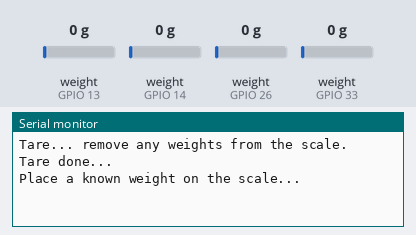
Recording of a sketch running on a simulated ESP32. Shown: the last lines printed to the serial monitor. Inputs (shaded band) come from the test bench; at power-on: weight on the scale (sensors on GPIO 14, GPIO 13, GPIO 26, GPIO 33) 0 g.

Above: at 16.8 s.
16.9 s: weight on the scale (sensor on GPIO 14) set to 100 g
At 22.5 s:
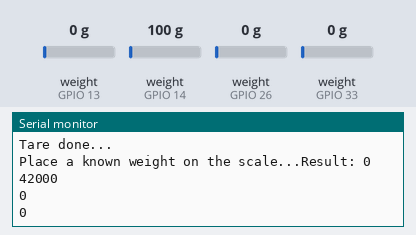
At 24.5 s:
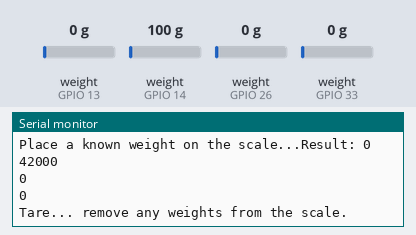

The sketch:

Scale_Callibration.ino
```cpp
#include <Arduino.h>
#include "HX711.h"

// HX711 circuit wiring
const int LOADCELL_DOUT_PIN_A = 13;
const int LOADCELL_SCK_PIN_A = 12;

const int LOADCELL_DOUT_PIN_B = 14;
const int LOADCELL_SCK_PIN_B = 27;

const int LOADCELL_DOUT_PIN_C = 26;
const int LOADCELL_SCK_PIN_C = 25;

const int LOADCELL_DOUT_PIN_D = 33;
const int LOADCELL_SCK_PIN_D = 32;

HX711 scaleA;
HX711 scaleB;
HX711 scaleC;
HX711 scaleD;

void setup() {
  //code runs once
  Serial.begin(57600); //set baud rate to 57 600
  //Initialise all load cells
  scaleA.begin(LOADCELL_DOUT_PIN_A, LOADCELL_SCK_PIN_A);
  scaleB.begin(LOADCELL_DOUT_PIN_B, LOADCELL_SCK_PIN_B);
  scaleC.begin(LOADCELL_DOUT_PIN_C, LOADCELL_SCK_PIN_C);
  scaleD.begin(LOADCELL_DOUT_PIN_D, LOADCELL_SCK_PIN_D);
}

void loop() {

  if (scaleA.is_ready() && scaleB.is_ready() && scaleC.is_ready() && scaleD.is_ready()) {
    scaleA.set_scale();
    scaleB.set_scale();
    scaleC.set_scale();
    scaleD.set_scale();

    Serial.println("Tare... remove any weights from the scale.");
    delay(5000);
    //Tare Callibration
    scaleA.tare();
    scaleB.tare();
    scaleC.tare();
    scaleD.tare();

    Serial.println("Tare done...");
    Serial.print("Place a known weight on the scale...");
    delay(5000);

    long readingA = scaleA.get_units(20);
    long readingB = scaleB.get_units(20);
    long readingC = scaleC.get_units(20);
    long readingD = scaleD.get_units(20);

    Serial.print("Result: ");
    Serial.println(readingA);
    Serial.println(readingB);
    Serial.println(readingC);
    Serial.println(readingD);
  }
  else {
    Serial.println("HX711 not found.");
  }
  delay(1000);
}

//calibration factor will be the (reading)/(known weight)
```

Measured:
- after the input at 16.9 s, the serial monitor: prints a new line after 5.1 s (image 1)
